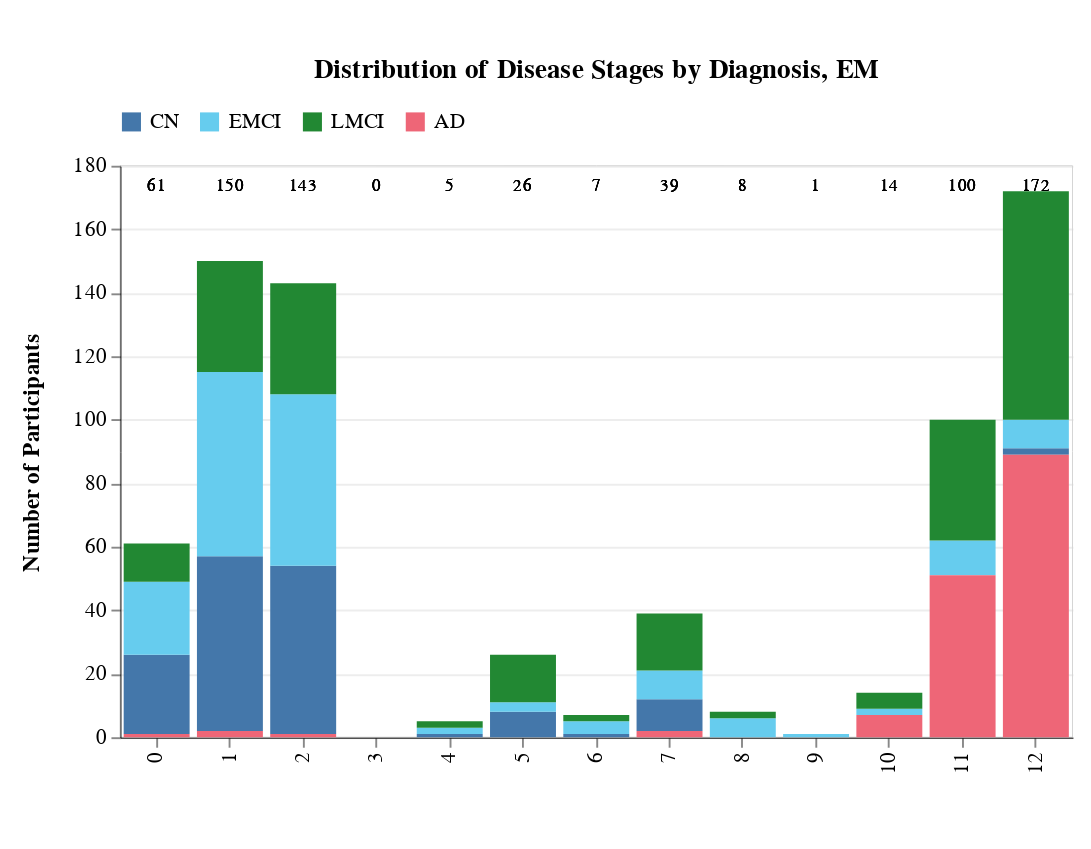

This figure's notebook cell:
### Markdown cell above
## EM

### Code cell
em_stages, ml_stages_plot, em_runtime = get_ml_stages_and_plot('em')
ml_stages_plot

### Figure 1 — Vega-Lite specification as saved in the notebook (floating-point values rounded to 4 significant figures)
{"config": {"view": {"continuousWidth": 300, "continuousHeight": 300, "stroke": "lightgray", "strokeWidth": 0.5}, "axis": {"domain": true, "domainColor": "black", "domainWidth": 0.5, "grid": true, "gridColor": "lightgray", "gridOpacity": 0.3, "labelColor": "black", "labelFont": "Arial", "titleColor": "black", "titleFont": "Arial"}}, "layer": [{"mark": {"type": "bar"}, "encoding": {"color": {"field": "Diagnosis", "legend": {"columns": 4, "direction": "horizontal", "labelFontSize": 11, "orient": "top", "symbolSize": 100, "title": null}, "scale": {"domain": ["CN", "EMCI", "LMCI", "AD"], "range": ["#4477AA", "#66CCEE", "#228833", "#EE6677"]}, "type": "nominal"}, "order": {"field": "Diagnosis", "sort": "ascending", "type": "nominal"}, "tooltip": [{"field": "Stage", "title": "Stage", "type": "ordinal"}, {"field": "Diagnosis", "title": "Diagnosis", "type": "nominal"}, {"field": "Count", "title": "Count", "type": "quantitative"}, {"field": "Percentage", "format": ".1%", "title": "Percentage", "type": "quantitative"}], "x": {"axis": {"grid": false, "labelFontSize": 11, "titleFont": "Arial", "titleFontSize": 12, "titlePadding": 15}, "field": "Stage", "title": "", "type": "ordinal"}, "y": {"axis": {"grid": true, "gridOpacity": 0.4, "labelFontSize": 11, "titleFont": "Arial", "titleFontSize": 12, "titlePadding": 15}, "field": "Count", "title": "Number of Participants", "type": "quantitative"}}, "title": {"text": "Distribution of Disease Stages by Diagnosis, EM", "anchor": "middle", "fontSize": 14, "dy": -10}}, {"mark": {"type": "text", "align": "center", "baseline": "bottom", "dy": -5, "fontSize": 9}, "encoding": {"text": {"field": "Total", "format": ",d", "type": "quantitative"}, "tooltip": [{"field": "Stage", "title": "Stage", "type": "ordinal"}, {"field": "Total", "format": ",d", "title": "Total Sample Size", "type": "quantitative"}], "x": {"field": "Stage", "type": "ordinal"}, "y": {"value": 20}}, "title": {"text": "Distribution of Disease Stages by Diagnosis, EM", "anchor": "middle", "fontSize": 14, "dy": -10}}], "data": {"name": "data-56b8c031529f3a27faefae4c54ec88af"}, "height": 300, "padding": {"left": 10, "top": 30, "right": 10, "bottom": 40}, "width": 500, "$schema": "https://vega.github.io/schema/vega-lite/v5.20.1.json", "datasets": {"data-56b8c031529f3a27faefae4c54ec88af": [{"Stage": 0, "Diagnosis": "CN", "Count": 25, "Total": 61, "Percentage": 0.4098}, {"Stage": 0, "Diagnosis": "EMCI", "Count": 23, "Total": 61, "Percentage": 0.377}, {"Stage": 0, "Diagnosis": "LMCI", "Count": 12, "Total": 61, "Percentage": 0.1967}, {"Stage": 0, "Diagnosis": "AD", "Count": 1, "Total": 61, "Percentage": 0.01639}, {"Stage": 1, "Diagnosis": "CN", "Count": 55, "Total": 150, "Percentage": 0.3667}, {"Stage": 1, "Diagnosis": "EMCI", "Count": 58, "Total": 150, "Percentage": 0.3867}, {"Stage": 1, "Diagnosis": "LMCI", "Count": 35, "Total": 150, "Percentage": 0.2333}, {"Stage": 1, "Diagnosis": "AD", "Count": 2, "Total": 150, "Percentage": 0.01333}, {"Stage": 2, "Diagnosis": "CN", "Count": 53, "Total": 143, "Percentage": 0.3706}, {"Stage": 2, "Diagnosis": "EMCI", "Count": 54, "Total": 143, "Percentage": 0.3776}, {"Stage": 2, "Diagnosis": "LMCI", "Count": 35, "Total": 143, "Percentage": 0.2448}, {"Stage": 2, "Diagnosis": "AD", "Count": 1, "Total": 143, "Percentage": 0.006993}, {"Stage": 3, "Diagnosis": "CN", "Count": 0, "Total": 0, "Percentage": null}, {"Stage": 3, "Diagnosis": "EMCI", "Count": 0, "Total": 0, "Percentage": null}, {"Stage": 3, "Diagnosis": "LMCI", "Count": 0, "Total": 0, "Percentage": null}, {"Stage": 3, "Diagnosis": "AD", "Count": 0, "Total": 0, "Percentage": null}, {"Stage": 4, "Diagnosis": "CN", "Count": 1, "Total": 5, "Percentage": 0.2}, {"Stage": 4, "Diagnosis": "EMCI", "Count": 2, "Total": 5, "Percentage": 0.4}, {"Stage": 4, "Diagnosis": "LMCI", "Count": 2, "Total": 5, "Percentage": 0.4}, {"Stage": 4, "Diagnosis": "AD", "Count": 0, "Total": 5, "Percentage": 0.0}, {"Stage": 5, "Diagnosis": "CN", "Count": 8, "Total": 26, "Percentage": 0.3077}, {"Stage": 5, "Diagnosis": "EMCI", "Count": 3, "Total": 26, "Percentage": 0.1154}, {"Stage": 5, "Diagnosis": "LMCI", "Count": 15, "Total": 26, "Percentage": 0.5769}, {"Stage": 5, "Diagnosis": "AD", "Count": 0, "Total": 26, "Percentage": 0.0}, {"Stage": 6, "Diagnosis": "CN", "Count": 1, "Total": 7, "Percentage": 0.1429}, {"Stage": 6, "Diagnosis": "EMCI", "Count": 4, "Total": 7, "Percentage": 0.5714}, {"Stage": 6, "Diagnosis": "LMCI", "Count": 2, "Total": 7, "Percentage": 0.2857}, {"Stage": 6, "Diagnosis": "AD", "Count": 0, "Total": 7, "Percentage": 0.0}, {"Stage": 7, "Diagnosis": "CN", "Count": 10, "Total": 39, "Percentage": 0.2564}, {"Stage": 7, "Diagnosis": "EMCI", "Count": 9, "Total": 39, "Percentage": 0.2308}, {"Stage": 7, "Diagnosis": "LMCI", "Count": 18, "Total": 39, "Percentage": 0.4615}, {"Stage": 7, "Diagnosis": "AD", "Count": 2, "Total": 39, "Percentage": 0.05128}, {"Stage": 8, "Diagnosis": "CN", "Count": 0, "Total": 8, "Percentage": 0.0}, {"Stage": 8, "Diagnosis": "EMCI", "Count": 6, "Total": 8, "Percentage": 0.75}, {"Stage": 8, "Diagnosis": "LMCI", "Count": 2, "Total": 8, "Percentage": 0.25}, {"Stage": 8, "Diagnosis": "AD", "Count": 0, "Total": 8, "Percentage": 0.0}, {"Stage": 9, "Diagnosis": "CN", "Count": 0, "Total": 1, "Percentage": 0.0}, {"Stage": 9, "Diagnosis": "EMCI", "Count": 1, "Total": 1, "Percentage": 1.0}, {"Stage": 9, "Diagnosis": "LMCI", "Count": 0, "Total": 1, "Percentage": 0.0}, {"Stage": 9, "Diagnosis": "AD", "Count": 0, "Total": 1, "Percentage": 0.0}, {"Stage": 10, "Diagnosis": "CN", "Count": 0, "Total": 14, "Percentage": 0.0}, {"Stage": 10, "Diagnosis": "EMCI", "Count": 2, "Total": 14, "Percentage": 0.1429}, {"Stage": 10, "Diagnosis": "LMCI", "Count": 5, "Total": 14, "Percentage": 0.3571}, {"Stage": 10, "Diagnosis": "AD", "Count": 7, "Total": 14, "Percentage": 0.5}, {"Stage": 11, "Diagnosis": "CN", "Count": 0, "Total": 100, "Percentage": 0.0}, {"Stage": 11, "Diagnosis": "EMCI", "Count": 11, "Total": 100, "Percentage": 0.11}, {"Stage": 11, "Diagnosis": "LMCI", "Count": 38, "Total": 100, "Percentage": 0.38}, {"Stage": 11, "Diagnosis": "AD", "Count": 51, "Total": 100, "Percentage": 0.51}, {"Stage": 12, "Diagnosis": "CN", "Count": 2, "Total": 172, "Percentage": 0.01163}, {"Stage": 12, "Diagnosis": "EMCI", "Count": 9, "Total": 172, "Percentage": 0.05233}, {"Stage": 12, "Diagnosis": "LMCI", "Count": 72, "Total": 172, "Percentage": 0.4186}, {"Stage": 12, "Diagnosis": "AD", "Count": 89, "Total": 172, "Percentage": 0.5174}]}}
